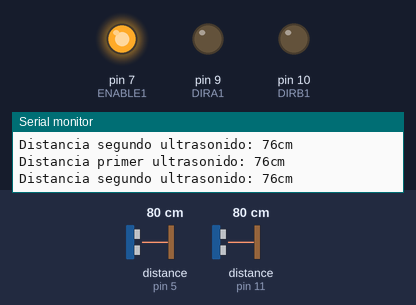
This sketch was run on a simulated Arduino Uno, built with avr-gcc and run on an emulated ATmega328P. Parts: output pins drawn as LEDs (lit = HIGH), the last lines printed to the serial monitor. Wiring (inferred from the names in the program): 2 × ultrasonic range finder: trigger pin 3, echo pin 11 / trigger pin 6, echo pin 5. The test bench sets the inputs (shaded band); at power-on: distance to the obstacle (sensors on pin 5, pin 11) 80 cm. The echo pulse lasts 58.3 µs per cm; pins used as bus, display or sensor lines are not drawn.

Above: at 1.8 s.
1.9 s: distance to the obstacle (sensor on pin 5) set to 73 cm
At 3.2 s:
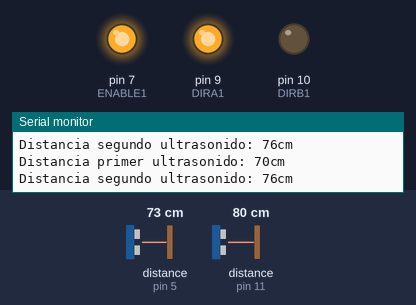
3.5 s: distance to the obstacle (sensor on pin 5) set to 120 cm
At 5.1 s:
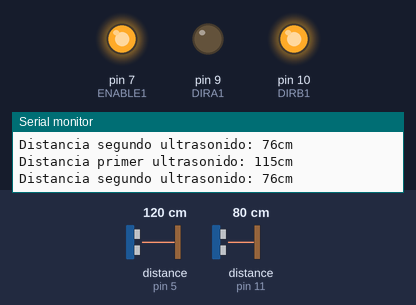
5.5 s: distance to the obstacle (sensor on pin 5) set to 85 cm
7.3 s: distance to the obstacle (sensor on pin 5) set to 80 cm
At 8.6 s:
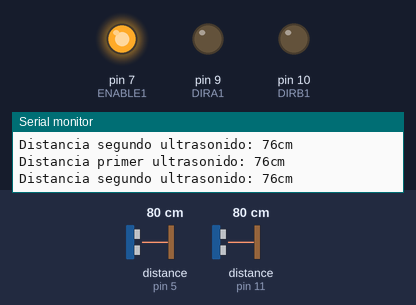
Timing chart, 0 to 10.3 s (numbered marks = the images above; inputs shaded):
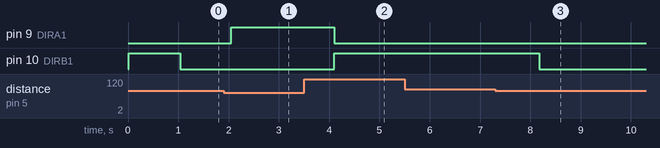

Measured:
- the behaviour switches between 79 and 78 cm on distance to the obstacle (sensor on pin 5) (found by bisection; images 0 and 1)
- the behaviour switches between 81 and 80 cm on distance to the obstacle (sensor on pin 5) (found by bisection; images 2 and 3)
- after the input at 1.9 s, pin 9 (DIRA1): LOW → HIGH after 0.16 s
- after the input at 3.5 s, pin 9 (DIRA1): HIGH → LOW after 0.60 s; pin 10 (DIRB1): LOW → HIGH after 0.60 s
- after the input at 7.3 s, pin 10 (DIRB1): HIGH → LOW after 0.88 s

The sketch:

Circuito-Practica-I-JorgeGomez.ino
```cpp
const int Echo1 = 5;
const int Trigger1 = 6;
const int Echo2 = 11;
const int Trigger2 = 3;
int distanciaPrimer;
int distanciaSegundo;
int DIRA1 = 9;
int DIRB1 = 10;
int DIRA2 = 12;
int DIRB2 = 13;

int ENABLE1 = 7;
int ENABLE2 = 8;

void setup() {
	Serial.begin(9600);
	pinMode(Trigger1,OUTPUT);
	pinMode(Echo1,INPUT);
 	pinMode(Trigger2,OUTPUT);
	pinMode(Echo2,INPUT);

  	digitalWrite(Trigger1,LOW);
	digitalWrite(Trigger2,LOW);

  	pinMode(ENABLE1,OUTPUT);
  	pinMode(DIRA1,OUTPUT);
  	pinMode(DIRB1,OUTPUT);

  	pinMode(ENABLE1,OUTPUT);
  	pinMode(DIRA1,OUTPUT);
  	pinMode(DIRB1,OUTPUT);

  	digitalWrite(ENABLE1,HIGH);
	digitalWrite(ENABLE2,HIGH);
}

int detecta_primerSensor() {
	long t;
  	long d;
 	digitalWrite(Trigger1,LOW);
 	delayMicroseconds(5);
 	digitalWrite(Trigger1,HIGH);
 	delayMicroseconds(15);
 	digitalWrite(Trigger1,LOW);
 	t=pulseIn(Echo1,HIGH);
 	d=t*0.01657;
 	return (d);
}

int detecta_segundoSensor() {
	long t;
  	long d;
 	digitalWrite(Trigger2,LOW);
 	delayMicroseconds(5);
 	digitalWrite(Trigger2,HIGH);
 	delayMicroseconds(15);
 	digitalWrite(Trigger2,LOW);
 	t=pulseIn(Echo2,HIGH);
 	d=t*0.01657;
 	return (d);
}

void loop() {
	distanciaPrimer=detecta_primerSensor();
  	distanciaSegundo=detecta_segundoSensor();
 	Serial.print("Distancia primer ultrasonido: ");
 	Serial.print(distanciaPrimer);
 	Serial.println ("cm");
	Serial.print("Distancia segundo ultrasonido: ");
 	Serial.print(distanciaSegundo);
 	Serial.println ("cm");

  if(distanciaPrimer>distanciaSegundo && distanciaPrimer>30){
    digitalWrite(DIRA1, LOW);
  	digitalWrite(DIRB1, HIGH);
    digitalWrite(DIRA2, HIGH);
  	digitalWrite(DIRB2, LOW);
  }else if (distanciaPrimer<distanciaSegundo && distanciaSegundo>30){
    digitalWrite(DIRA1, HIGH);
  	digitalWrite(DIRB1, LOW);
    digitalWrite(DIRA2, LOW);
  	digitalWrite(DIRB2, HIGH);
  }else {
    digitalWrite(DIRA1, LOW);
  	digitalWrite(DIRB1, LOW);
    digitalWrite(DIRA2, LOW);
  	digitalWrite(DIRB2, LOW);
  }

 	delay(1000);
}

/*

void setup(){

}

void loop(){

}*/
```
